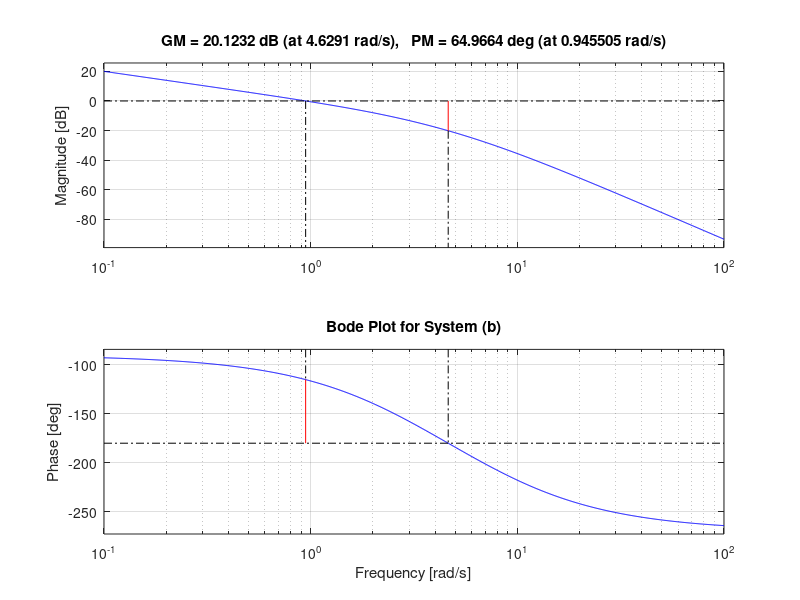

Source code (MATLAB):
% Assignment 5 - Test 1: Bode Plots
clear; clc;

% System (a)
num_a = [1000];
den_a = [0.0001 0.101 1 0]; % Coefficients of 0.0001s^3 + 0.101s^2 + s
sys_a = tf(num_a, den_a);

% System (b)
num_b = [15];
den_b = [0.7 7.1 15 0];    % Coefficients of 0.7s^3 + 7.1s^2 + 15s
sys_b = tf(num_b, den_b);

% Plotting with Margins (Stability Info)
figure;
subplot(2,1,1);
margin(sys_a); % 'margin' is better than 'bode' because it shows Gain/Phase margins
title('Bode Plot for System (a)');

subplot(2,1,2);
margin(sys_b);
title('Bode Plot for System (b)');
